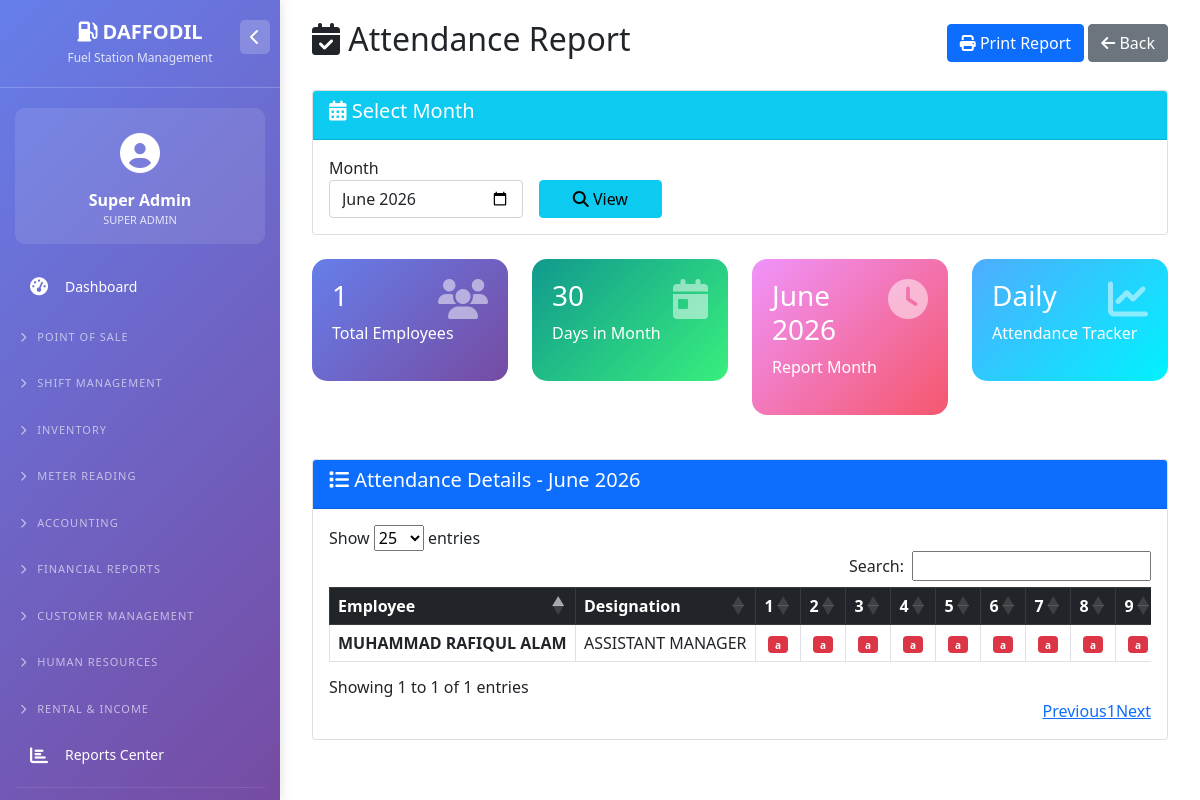
Screenshot of /attendance_report.php (signed in) with the database file from the repository.
### tables this page shows
CREATE TABLE `users` (
  `id` int(11) NOT NULL,
  `username` varchar(50) NOT NULL,
  `password` varchar(255) NOT NULL,
  `full_name` varchar(100) NOT NULL,
  `email` varchar(100) DEFAULT NULL,
  `phone` varchar(20) DEFAULT NULL,
  `role` enum('super_admin','owner','accountant','station_manager','cashier','nozzle_operator','hr_officer','store_keeper','auditor') NOT NULL DEFAULT 'cashier',
  `is_active` tinyint(1) DEFAULT 1,
  `created_at` timestamp NOT NULL DEFAULT current_timestamp()
);

CREATE TABLE `employees` (
  `id` int(11) NOT NULL,
  `employee_id` varchar(50) NOT NULL,
  `full_name` varchar(100) NOT NULL,
  `designation` varchar(50) DEFAULT NULL,
  `department` varchar(50) DEFAULT NULL,
  `joining_date` date DEFAULT NULL,
  `basic_salary` decimal(10,2) DEFAULT NULL,
  `phone` varchar(20) DEFAULT NULL,
  `address` text DEFAULT NULL,
  `bank_account_no` varchar(50) DEFAULT NULL,
  `is_active` tinyint(1) DEFAULT 1
);

### config/database.php (called while the page is built, shortened)
<?php
$host = 'localhost';
$dbname = 'fuel_station_management';
$username = 'root';
$password = '';
try {
    $pdo = new PDO("mysql:host=$host;dbname=$dbname;charset=utf8mb4", $username, $password);
    $pdo->setAttribute(PDO::ATTR_ERRMODE, PDO::ERRMODE_EXCEPTION);
    $pdo->setAttribute(PDO::ATTR_DEFAULT_FETCH_MODE, PDO::FETCH_ASSOC);
} catch(PDOException $e) {
    die("Connection failed: " . $e->getMessage());
}
function getCurrentUser() {
    global $pdo;
    if(isset($_SESSION['user_id'])) {
        $stmt = $pdo->prepare("SELECT * FROM users WHERE id = ?");
        $stmt->execute([$_SESSION['user_id']]);
        return $stmt->fetch();
    }
    return null;
}
?>

### attendance_report.php (the view, shortened to what this page needs)
<?php
require_once 'config/database.php';
$month = $_GET['month'] ?? date('Y-m');
$year = date('Y', strtotime($month));
$month_num = date('m', strtotime($month));
$employees = $pdo->query("SELECT * FROM employees WHERE is_active = 1 ORDER BY full_name")->fetchAll();
$days_in_month = cal_days_in_month(CAL_GREGORIAN, $month_num, $year);
$attendance_data = [];
foreach($employees as $emp) {
    $stmt = $pdo->prepare("SELECT attendance_date, status FROM attendance WHERE employee_id = ? AND YEAR(attendance_date) = ? AND MONTH(attendance_date) = ?");
    $stmt->execute([$emp['id'], $year, $month_num]);
    $att = $stmt->fetchAll(PDO::FETCH_KEY_PAIR);
    $attendance_data[$emp['id']] = $att;
}
?>
<!DOCTYPE html>
<html lang="en">
<head>
    <link href="https://cdn.jsdelivr.net/npm/bootstrap@5.1.3/dist/css/bootstrap.min.css" rel="stylesheet">
    <link rel="stylesheet" href="https://cdn.datatables.net/1.11.5/css/dataTables.bootstrap5.min.css">
    <link rel="stylesheet" href="https://cdnjs.cloudflare.com/ajax/libs/font-awesome/6.4.0/css/all.min.css">
</head>
<body>
    <?php include 'left_menu.php'; ?>
    <div class="main-content">
        <div class="container-fluid">
            <div class="d-flex justify-content-between align-items-center mb-4 flex-wrap no-print">
                <h2><i class="fas fa-calendar-check"></i> Attendance Report</h2>
                <div>
                    <button onclick="window.print()" class="btn btn-primary">
                        <i class="fas fa-print"></i> Print Report
                    </button>
                    <a href="reports.php" class="btn btn-secondary">
                        <i class="fas fa-arrow-left"></i> Back
                    </a>
                </div>
            </div>
            <div class="card mb-4 no-print">
                <div class="card-header bg-info text-white">
                    <h5><i class="fas fa-calendar-alt"></i> Select Month</h5>
                </div>
                <div class="card-body">
                    <form method="GET" class="row g-3">
                        <div class="col-md-3">
                            <label>Month</label>
                            <input type="month" name="month" class="form-control" value="<?php echo $month; ?>">
                        </div>
                        <div class="col-md-2">
                            <label>&nbsp;</label>
                            <button type="submit" class="btn btn-info w-100">
                                <i class="fas fa-search"></i> View
                            </button>
                        </div>
                    </form>
                </div>
            </div>
            <div class="row mb-4 no-print">
                <div class="col-md-3">
                    <div class="stats-card">
                        <i class="fas fa-users"></i>
                        <h3><?php echo count($employees); ?></h3>
                        <p>Total Employees</p>
                    </div>
                </div>
                <div class="col-md-3">
                    <div class="stats-card" style="background: linear-gradient(135deg, #11998e 0%, #38ef7d 100%);">
                        <i class="fas fa-calendar-day"></i>
                        <h3><?php echo $days_in_month; ?></h3>
                        <p>Days in Month</p>
                    </div>
                </div>
                <div class="col-md-3">
                    <div class="stats-card" style="background: linear-gradient(135deg, #f093fb 0%, #f5576c 100%);">
                        <i class="fas fa-clock"></i>
                        <h3><?php echo date('F Y', strtotime($month)); ?></h3>
                        <p>Report Month</p>
                    </div>
                </div>
                <div class="col-md-3">
                    <div class="stats-card" style="background: linear-gradient(135deg, #4facfe 0%, #00f2fe 100%);">
                        <i class="fas fa-chart-line"></i>
                        <h3>Daily</h3>
                        <p>Attendance Tracker</p>
                    </div>
                </div>
            </div>
            <div class="card">
                <div class="card-header bg-primary text-white">
                    <h5><i class="fas fa-list"></i> Attendance Details - <?php echo date('F Y', strtotime($month)); ?></h5>
                </div>
                <div class="card-body">
                    <div class="table-responsive">
                        <table class="table table-bordered table-hover attendance-table" id="attendanceTable">
                            <thead class="table-dark">
                                <tr>
                                    <th>Employee</th>
                                    <th>Designation</th>
                                    <?php for($d=1; $d<=$days_in_month; $d++): ?>
                                        <th class="text-center"><?php echo $d; ?></th>
                                    <?php endfor; ?>
                                </tr>
                            </thead>
                            <tbody>
                                <?php foreach($employees as $emp): ?>
                                <?php
                                    $att_map = $attendance_data[$emp['id']] ?? [];
                                ?>
                                <tr>
                                    <td><strong><?php echo $emp['full_name']; ?></strong></td>
                                    <td><?php echo $emp['designation']; ?></td>
                                    <?php for($d=1; $d<=$days_in_month; $d++): ?>
                                        <?php
                                            $date = sprintf('%04d-%02d-%02d', $year, $month_num, $d);
                                            $status = $att_map[$date] ?? 'absent';
                                            $badge = match($status) {
                                                'present' => 'bg-success',
                                                'late' => 'bg-warning',
                                                'half_day' => 'bg-info',
                                                default => 'bg-danger'
                                            };
                                        ?>
                                        <td class="text-center">
                                            <span class="badge <?php echo $badge; ?>" style="font-size: 10px;">
                                                <?php echo substr($status,0,1); ?>
                                            </span>
                                        </td>
                                    <?php endfor; ?>
                                </tr>
                                <?php endforeach; ?>
                            </tbody>
                         </div>
                    </div>
                </div>
            </div>
        </div>
</body>
</html>

### left_menu.php (shortened to what this page needs)
<?php
$current_page = basename($_SERVER['PHP_SELF']);
$user = getCurrentUser();
$user_role = $user['role'] ?? 'guest';
?>
<link rel="stylesheet" href="https://cdnjs.cloudflare.com/ajax/libs/font-awesome/6.4.0/css/all.min.css">
<div class="sidebar" id="sidebar">
    <div class="sidebar-header">
        <button class="toggle-btn" onclick="toggleSidebar()">
            <i class="fas fa-chevron-left" id="toggleIcon"></i>
        </button>
        <h3><i class="fas fa-gas-pump"></i> DAFFODIL</h3>
        <p>Fuel Station Management</p>
    </div>
    <div class="user-info">
        <div class="user-icon"><i class="fas fa-user-circle"></i></div>
        <div class="user-name"><?php echo $user['full_name'] ?? 'Admin'; ?></div>
        <div class="user-role"><?php echo ucfirst(str_replace('_', ' ', $user['role'] ?? 'super_admin')); ?></div>
    </div>
    <ul class="nav-menu">
        <li class="nav-item <?php echo $current_page == 'dashboard.php' ? 'active' : ''; ?>">
            <a class="nav-link" href="dashboard.php">
                <i class="fas fa-tachometer-alt"></i>
                <span>Dashboard</span>
            </a>
        </li>
        <li class="nav-title" onclick="toggleSection('posSection', 'posChevron')">
            <i class="fas fa-chevron-right chevron" id="posChevron"></i> POINT OF SALE
        </li>
        <li class="nav-title" onclick="toggleSection('shiftSection', 'shiftChevron')">
            <i class="fas fa-chevron-right chevron" id="shiftChevron"></i> SHIFT MANAGEMENT
        </li>
        <li class="nav-title" onclick="toggleSection('inventorySection', 'inventoryChevron')">
            <i class="fas fa-chevron-right chevron" id="inventoryChevron"></i> INVENTORY
        </li>
        <li class="nav-title" onclick="toggleSection('meterReadingSection', 'meterChevron')">
            <i class="fas fa-chevron-right chevron" id="meterChevron"></i> METER READING
        </li>
        <?php if(in_array($user_role, ['super_admin', 'admin', 'accountant'])): ?>
        <li class="nav-title" onclick="toggleSection('accountingSection', 'accountingChevron')">
            <i class="fas fa-chevron-right chevron" id="accountingChevron"></i> ACCOUNTING
        </li>
        <?php endif; ?>
        <?php if(in_array($user_role, ['super_admin', 'admin', 'accountant'])): ?>
        <li class="nav-title" onclick="toggleSection('financialSection', 'financialChevron')">
            <i class="fas fa-chevron-right chevron" id="financialChevron"></i> FINANCIAL REPORTS
        </li>
        <?php endif; ?>
        <li class="nav-title" onclick="toggleSection('customerSection', 'customerChevron')">
            <i class="fas fa-chevron-right chevron" id="customerChevron"></i> CUSTOMER MANAGEMENT
        </li>
        <?php if(in_array($user_role, ['super_admin', 'admin', 'hr_officer'])): ?>
        <li class="nav-title" onclick="toggleSection('hrSection', 'hrChevron')">
            <i class="fas fa-chevron-right chevron" id="hrChevron"></i> HUMAN RESOURCES
        </li>
        <?php endif; ?>
        <li class="nav-title" onclick="toggleSection('rentalSection', 'rentalChevron')">
            <i class="fas fa-chevron-right chevron" id="rentalChevron"></i> RENTAL & INCOME
        </li>
        <li class="nav-item <?php echo $current_page == 'reports.php' ? 'active' : ''; ?>">
            <a class="nav-link" href="reports.php">
                <i class="fas fa-chart-bar"></i> <span>Reports Center</span>
            </a>
        </li>
        <?php if(in_array($user_role, ['super_admin', 'admin'])): ?>
        <li class="nav-divider"></li>
        <?php endif; ?>
    </ul>
</div>

### attendance_report.php (style rules this page uses)
.stats-card { background: linear-gradient(135deg, #667eea 0%, #764ba2 100%); color: white; border-radius: 15px; padding: 20px; margin-bottom: 20px; transition: transform 0.3s; }
.stats-card i { font-size: 40px; opacity: 0.5; float: right; }
.table-responsive { overflow-x: auto; }
.attendance-table { min-width: 800px; }
.attendance-table th, .attendance-table td { white-space: nowrap; padding: 6px 8px; }

### left_menu.php (style rules this page uses)
.sidebar { position: fixed; top: 0; left: 0; height: 100vh; width: 280px; background: linear-gradient(135deg, #667eea 0%, #764ba2 100%); color: white; transition: all 0.3s; z-index: 1000; box-shadow: 2px 0 10px rgba(0,0,0,0.1); overflow-y: auto; }
.sidebar-header { padding: 20px; text-align: center; border-bottom: 1px solid rgba(255,255,255,0.2); margin-bottom: 20px; position: relative; }
.toggle-btn { position: absolute; right: 10px; top: 20px; background: rgba(255,255,255,0.2); border: none; color: white; border-radius: 5px; padding: 5px 10px; cursor: pointer; }
.sidebar-header h3 { margin: 0; font-size: 20px; font-weight: bold; }
.sidebar-header p { margin: 5px 0 0; font-size: 12px; opacity: 0.8; }
.user-info { padding: 15px 20px; background: rgba(255,255,255,0.1); margin: 0 15px 20px 15px; border-radius: 10px; text-align: center; }
.user-info .user-icon { font-size: 40px; margin-bottom: 5px; }
.user-info .user-name { font-weight: bold; font-size: 16px; }
.user-info .user-role { font-size: 11px; opacity: 0.8; text-transform: uppercase; }
.nav-menu { list-style: none; padding: 0; margin: 0; }
.nav-item { margin: 5px 15px; border-radius: 10px; transition: all 0.3s; }
.nav-link { display: flex; align-items: center; padding: 12px 15px; color: white; text-decoration: none; font-size: 14px; transition: all 0.3s; cursor: pointer; }
.nav-link i { width: 25px; margin-right: 10px; font-size: 18px; }
.nav-divider { height: 1px; background: rgba(255,255,255,0.1); margin: 10px 15px; }
.nav-title { padding: 10px 20px; font-size: 11px; text-transform: uppercase; letter-spacing: 1px; opacity: 0.6; margin-top: 10px; cursor: pointer; display: flex; align-items: center; gap: 5px; }
.nav-title .chevron { font-size: 10px; margin-right: 5px; transition: transform 0.3s; }
.main-content { margin-left: 280px; padding: 20px; transition: margin-left 0.3s; }

### rows the page displays
users: full_name "Super Admin", role "SUPER ADMIN"
employees: full_name "MUHAMMAD RAFIQUL ALAM", designation "ASSISTANT MANAGER"

### other values shown
count($employees) "1"
$days_in_month "30"
